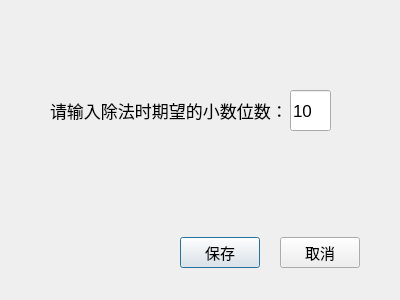
<?xml version="1.0" encoding="UTF-8"?>
<ui version="4.0">
 <class>Dialog_setBit</class>
 <widget class="QDialog" name="Dialog_setBit">
  <property name="geometry">
   <rect>
    <x>0</x>
    <y>0</y>
    <width>400</width>
    <height>300</height>
   </rect>
  </property>
  <property name="baseSize">
   <size>
    <width>0</width>
    <height>7</height>
   </size>
  </property>
  <property name="windowTitle">
   <string>Dialog</string>
  </property>
  <widget class="QPushButton" name="save">
   <property name="geometry">
    <rect>
     <x>180</x>
     <y>237</y>
     <width>80</width>
     <height>31</height>
    </rect>
   </property>
   <property name="baseSize">
    <size>
     <width>0</width>
     <height>0</height>
    </size>
   </property>
   <property name="font">
    <font>
     <pointsize>11</pointsize>
    </font>
   </property>
   <property name="text">
    <string>保存</string>
   </property>
   <property name="shortcut">
    <string>Return, Enter</string>
   </property>
  </widget>
  <widget class="QPushButton" name="cancle">
   <property name="geometry">
    <rect>
     <x>280</x>
     <y>237</y>
     <width>80</width>
     <height>31</height>
    </rect>
   </property>
   <property name="font">
    <font>
     <pointsize>11</pointsize>
    </font>
   </property>
   <property name="text">
    <string>取消</string>
   </property>
   <property name="shortcut">
    <string>Esc</string>
   </property>
  </widget>
  <widget class="QLabel" name="label">
   <property name="geometry">
    <rect>
     <x>50</x>
     <y>90</y>
     <width>231</width>
     <height>41</height>
    </rect>
   </property>
   <property name="font">
    <font>
     <pointsize>13</pointsize>
    </font>
   </property>
   <property name="text">
    <string>请输入除法时期望的小数位数：</string>
   </property>
  </widget>
  <widget class="QLineEdit" name="lineEdit">
   <property name="geometry">
    <rect>
     <x>290</x>
     <y>90</y>
     <width>41</width>
     <height>41</height>
    </rect>
   </property>
   <property name="font">
    <font>
     <pointsize>13</pointsize>
    </font>
   </property>
   <property name="text">
    <string>10</string>
   </property>
  </widget>
 </widget>
 <tabstops>
  <tabstop>save</tabstop>
  <tabstop>cancle</tabstop>
 </tabstops>
 <resources/>
 <connections/>
</ui>
